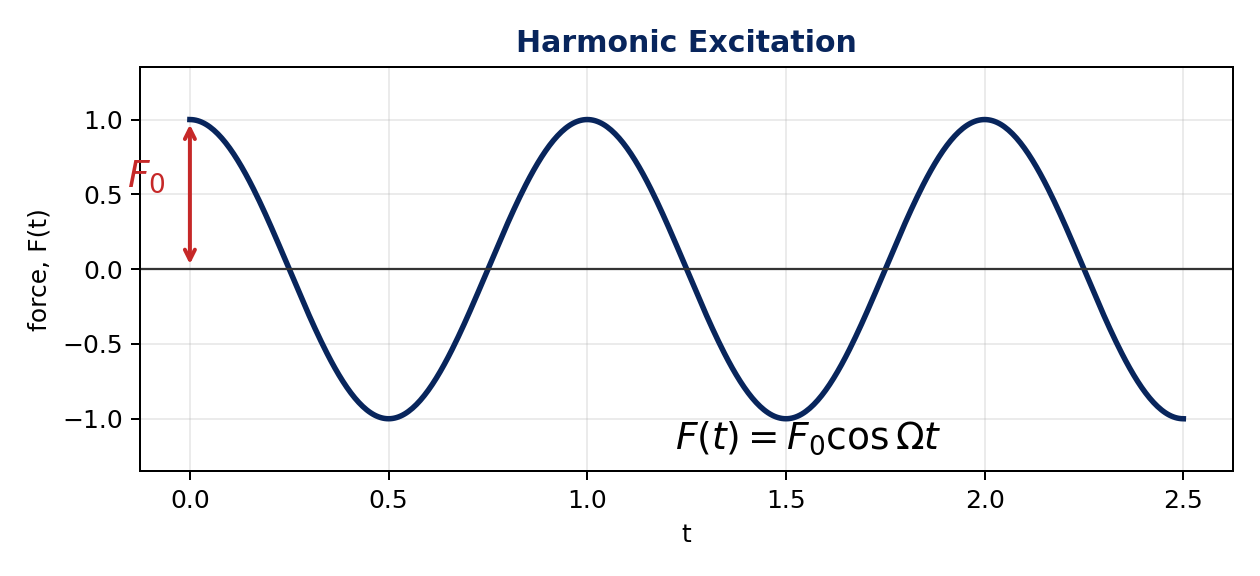

The Python source for this figure:
#!/usr/bin/env python3
"""Figure: harmonic excitation used in forced vibration."""

from __future__ import annotations

import math

from plot_helpers import NAVY, OUT, configure_matplotlib_cache


configure_matplotlib_cache()
import matplotlib.pyplot as plt


F0 = 1.0
Omega = 2 * math.pi
t = [2.5 * i / 500 for i in range(501)]
f = [F0 * math.cos(Omega * ti) for ti in t]

fig, ax = plt.subplots(figsize=(7.0, 3.2))
ax.plot(t, f, color=NAVY, linewidth=2.2)
ax.axhline(0.0, color="#333333", linewidth=0.9)
ax.annotate(
    "",
    xy=(0.0, F0),
    xytext=(0.0, 0.0),
    arrowprops=dict(arrowstyle="<->", color="#c62828", linewidth=1.6),
)
ax.text(-0.06, 0.55 * F0, r"$F_0$", color="#c62828", fontsize=15, ha="right")
ax.text(1.22, -1.20, r"$F(t)=F_0\cos\Omega t$", fontsize=15)
ax.set_xlabel("t")
ax.set_ylabel("force, F(t)")
ax.set_title("Harmonic Excitation", color=NAVY, fontweight="bold")
ax.set_ylim(-1.35, 1.35)
ax.grid(True, alpha=0.25)
fig.tight_layout()
fig.savefig(OUT / "lecture3_harmonic_force.png", dpi=180)
plt.close(fig)
